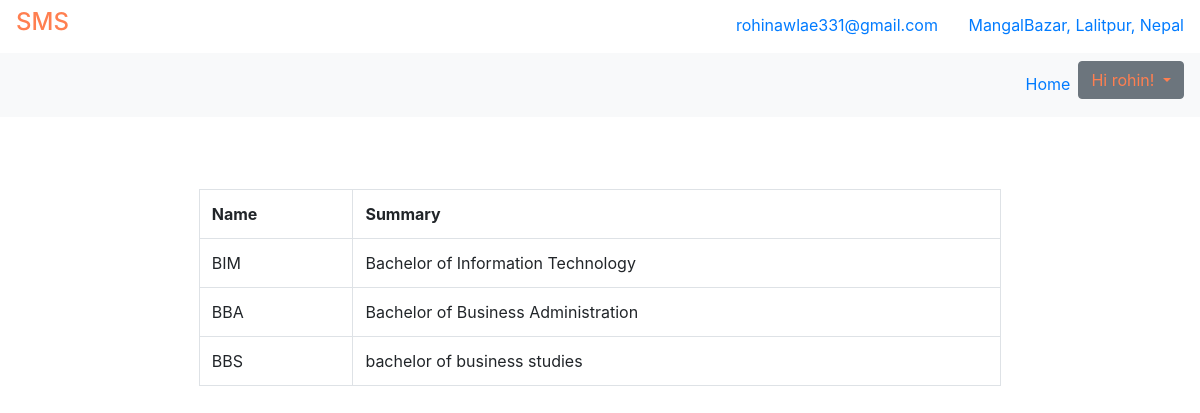
/program/ (signed in), run on the app's committed database.
### Student/models.py (models this page shows, shortened)
class Program(models.Model):
    name = models.CharField(max_length=150)
    summary = models.TextField(null=True, blank=True)

### Student/views.py (the view)
# urls.py: path('program/', views.program, name='view_program'),
@login_required()
def program(request):
    pro = Program.objects.all()
    args = {'course': pro}
    return render(request, 'Student/program.html', args)

### Student/templates/Student/program.html
{% extends 'Student/layout.html' %}
{% block content %}
    <div class="container mx-auto mt-4">
        <div class="row mx-auto">
                <div class="col-md-9 mx-auto mt-5">
                    <table class="table table-bordered" >
                    <th>Name</th>
                    <th>Summary</th>
                    {% for assi in course %}
                        <tr>
                            <td> {{ assi.name }}</td>
                            <td> {{ assi.summary }}</td>
                        </tr>
                    {% endfor %}
                    </table>
                </div>
        </div>
    </div>
{% endblock %}

### Student/templates/Student/layout.html (shortened to what this page needs)
<!DOCTYPE html>
<html lang="en">
<head>
    {% load static %}
    <link rel="stylesheet" href="{% static 'css/bootstrap.min.css' %}">
    <link rel="stylesheet" href="{% static 'css/font-awesome.min.css' %}">
</head>
<body>
	<div class="navbar bg-default">
			<a href="/" class="site-logo"><h4 style="color:coral">SMS</h4></a>
			<ul class="navbar-nav ml-auto">
				<li class="nav-item">
					<i class="nav-link fa fa-envelope" style="color:coral"></i>&nbsp;<span class="text-primary">rohinawlae331@gmail.com</span>&nbsp;&nbsp;
                    <i class="nav-link fa fa-map-marker" style="color:coral"></i>&nbsp;<span class="text-primary">MangalBazar, Lalitpur, Nepal</span>
				</li>
			</ul>
	</div>
    <nav class="navbar navbar-expand-lg navbar-light bg-light">
        <div class="collapse navbar-collapse" id="navbarNav">
            <ul class="navbar-nav ml-auto text-primary">
                <li class="nav-item">
                    <a class="nav-link text-primary" href="/"><i class="nav-link fa fa-home" style="color:coral"></i>&nbsp;Home<span class="sr-only">(current)</span></a>
                </li>
                {% if user.is_authenticated %}
                    <li class="nav-item">
                        <div class="dropdown">
                            <button class="btn btn-secondary dropdown-toggle" style="color:coral" type="button" id="dropdownMenuButton" data-toggle="dropdown" aria-haspopup="true" aria-expanded="false">
                                Hi {{ user.username }}!
                            </button>
                        </div>
                    </li>
                {% endif  %}
            </ul>
        </div>
    </nav>
{% block content %}
{% endblock %}
</body>
</html>

### data on the page
Program: name "BIM", summary "Bachelor of Information Technology"
Program: name "BBA", summary "Bachelor of Business Administration"
Program: name "BBS", summary "bachelor of business studies"

### other printed values
{{ user.username }} "rohin"
